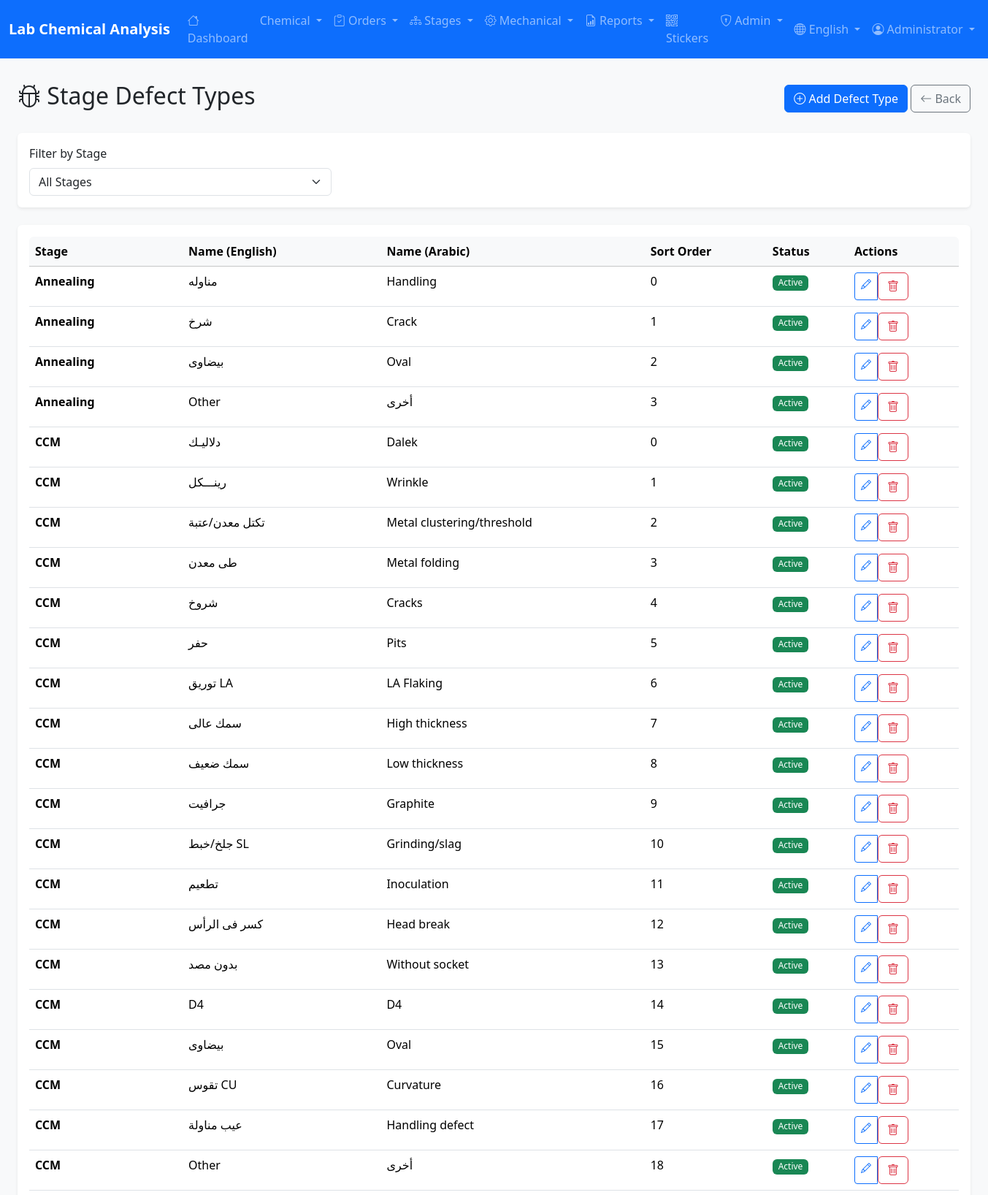
The page /admin/defect-types (signed in, upper part) on the database its author committed.
### app/models/user.py (models this page shows, shortened)
class User(UserMixin, db.Model):
    __tablename__ = 'users'
    id = db.Column(db.Integer, primary_key=True)
    username = db.Column(db.String(50), unique=True, nullable=False, index=True)
    password_hash = db.Column(db.String(255), nullable=False)
    full_name = db.Column(db.String(100))
    full_name_ar = db.Column(db.String(100))  # Arabic name
    email = db.Column(db.String(120), unique=True)
    role = db.Column(db.String(20), nullable=False, default='viewer')
    department = db.Column(db.String(50))  # Lab, Production, QC
    is_active = db.Column(db.Boolean, default=True)
    last_login = db.Column(db.DateTime)
    created_at = db.Column(db.DateTime, default=datetime.utcnow)
    updated_at = db.Column(db.DateTime, default=datetime.utcnow, onupdate=datetime.utcnow)
    ROLE_ADMIN = 'admin'
    ROLE_SUPERVISOR = 'supervisor'
    ROLE_OPERATOR = 'operator'
    ROLE_VIEWER = 'viewer'
    ROLES = [ROLE_ADMIN, ROLE_SUPERVISOR, ROLE_OPERATOR, ROLE_VIEWER]
    DEPT_LAB = 'Lab'
    DEPT_PRODUCTION = 'Production'
    DEPT_QC = 'QC'
    DEPT_ADMIN = 'Admin'
    DEPARTMENTS = [DEPT_LAB, DEPT_PRODUCTION, DEPT_QC, DEPT_ADMIN]
    @property
    def is_admin(self):
        return self.role == self.ROLE_ADMIN

### app/models/stage_defect_type.py (models this page shows, shortened)
class StageDefectType(db.Model):
    __tablename__ = 'stage_defect_types'
    id = db.Column(db.Integer, primary_key=True)
    stage_name = db.Column(db.String(50), nullable=False, index=True)
    defect_name_en = db.Column(db.String(100), nullable=False)
    defect_name_ar = db.Column(db.String(100), nullable=False)
    is_active = db.Column(db.Boolean, default=True)
    sort_order = db.Column(db.Integer, default=0)
    created_at = db.Column(db.DateTime, default=datetime.utcnow)
    updated_at = db.Column(db.DateTime, default=datetime.utcnow, onupdate=datetime.utcnow)

### app/routes/admin.py (the view)
@admin_bp.route('/defect-types')
@login_required
@admin_required
def defect_types():
    stage_filter = request.args.get('stage', '')
    query = StageDefectType.query
    if stage_filter:
        query = query.filter_by(stage_name=stage_filter)
    defect_types_list = query.order_by(
        StageDefectType.stage_name,
        StageDefectType.sort_order
    ).all()
    stages = Pipe.STAGES
    return render_template('admin/defect_types.html',
                          defect_types=defect_types_list,
                          stages=stages,
                          selected_stage=stage_filter)

### app/__init__.py (called while the page is built)
def get_locale():
    locale = request.cookies.get('locale')
    if locale in ['ar', 'en']:
        return locale
    return request.accept_languages.best_match(['ar', 'en']) or 'en'

### app/routes/admin.py (called while the page is built)
def admin_required(f):
    @wraps(f)
    def decorated_function(*args, **kwargs):
        if not current_user.is_authenticated or not current_user.is_admin:
            flash('Access denied. Admin privileges required.', 'error')
            return redirect(url_for('main.index'))
        return f(*args, **kwargs)
    return decorated_function

### app/templates/admin/defect_types.html (shortened to what this page needs)
{% extends 'base.html' %}
{% block content %}
<div class="container-fluid">
    <div class="d-flex justify-content-between align-items-center mb-4">
        <h2>
            <i class="bi bi-bug"></i>
            {{ 'إدارة أنواع العيوب' if session.get('lang') == 'ar' else 'Stage Defect Types' }}
        </h2>
        <div>
            <a href="{{ url_for('admin.add_defect_type') }}" class="btn btn-primary">
                <i class="bi bi-plus-circle"></i>
                {{ 'إضافة نوع عيب' if session.get('lang') == 'ar' else 'Add Defect Type' }}
            </a>
            <a href="{{ url_for('admin.index') }}" class="btn btn-outline-secondary">
                <i class="bi bi-arrow-left"></i>
                {{ 'رجوع' if session.get('lang') == 'ar' else 'Back' }}
            </a>
        </div>
    </div>
    <div class="card border-0 shadow-sm mb-4">
        <div class="card-body">
            <form method="GET" class="row g-3">
                <div class="col-md-4">
                    <label class="form-label">{{ 'تصفية حسب المرحلة' if session.get('lang') == 'ar' else 'Filter by Stage' }}</label>
                    <select name="stage" class="form-select" onchange="this.form.submit()">
                        <option value="">{{ 'جميع المراحل' if session.get('lang') == 'ar' else 'All Stages' }}</option>
                    </select>
                </div>
            </form>
        </div>
    </div>
    <div class="card border-0 shadow-sm">
        <div class="card-body">
            <div class="table-responsive">
                <table class="table table-hover">
                    <thead class="table-light">
                        <tr>
                            <th>{{ 'المرحلة' if session.get('lang') == 'ar' else 'Stage' }}</th>
                            <th>{{ 'الاسم (إنجليزي)' if session.get('lang') == 'ar' else 'Name (English)' }}</th>
                            <th>{{ 'الاسم (عربي)' if session.get('lang') == 'ar' else 'Name (Arabic)' }}</th>
                            <th>{{ 'الترتيب' if session.get('lang') == 'ar' else 'Sort Order' }}</th>
                            <th>{{ 'الحالة' if session.get('lang') == 'ar' else 'Status' }}</th>
                            <th>{{ 'إجراءات' if session.get('lang') == 'ar' else 'Actions' }}</th>
                        </tr>
                    </thead>
                    <tbody>
                        {% for defect in defect_types %}
                        <tr>
                            <td><strong>{{ defect.stage_name }}</strong></td>
                            <td>{{ defect.defect_name_en }}</td>
                            <td>{{ defect.defect_name_ar }}</td>
                            <td>{{ defect.sort_order }}</td>
                            <td>
                                {% if defect.is_active %}
                                <span class="badge bg-success">{{ 'نشط' if session.get('lang') == 'ar' else 'Active' }}</span>
                                {% else %}
                                <span class="badge bg-secondary">{{ 'غير نشط' if session.get('lang') == 'ar' else 'Inactive' }}</span>
                                {% endif %}
                            </td>
                            <td>
                                <div class="btn-group btn-group-sm">
                                    <a href="{{ url_for('admin.edit_defect_type', id=defect.id) }}" class="btn btn-outline-primary">
                                        <i class="bi bi-pencil"></i>
                                    </a>
                                    <form method="POST" action="{{ url_for('admin.delete_defect_type', id=defect.id) }}"
                                          onsubmit="return confirm('{{ 'هل أنت متأكد من الحذف؟' if session.get('lang') == 'ar' else 'Are you sure you want to delete?' }}');" style="display: inline;">
                                        <button type="submit" class="btn btn-outline-danger">
                                            <i class="bi bi-trash"></i>
                                        </button>
                                    </form>
                                </div>
                            </td>
                        </tr>
                        {% endfor %}
                    </tbody>
                </table>
            </div>
        </div>
    </div>
</div>
{% endblock %}

### app/templates/base.html (shortened to what this page needs)
<!DOCTYPE html>
<html lang="{{ current_locale }}" dir="{{ 'rtl' if current_locale == 'ar' else 'ltr' }}">
<head>
    {% if current_locale == 'ar' %}
    <link href="https://cdn.jsdelivr.net/npm/bootstrap@5.3.2/dist/css/bootstrap.rtl.min.css" rel="stylesheet">
    {% else %}
    <link href="https://cdn.jsdelivr.net/npm/bootstrap@5.3.2/dist/css/bootstrap.min.css" rel="stylesheet">
    {% endif %}
    <link rel="stylesheet" href="https://cdn.jsdelivr.net/npm/bootstrap-icons@1.11.2/font/bootstrap-icons.min.css">
    <link rel="stylesheet" href="{{ url_for('static', filename='css/style.css') }}">
</head>
<body>
    <nav class="navbar navbar-expand-lg navbar-dark bg-primary sticky-top">
        <div class="container-fluid">
            <a class="navbar-brand" href="{{ url_for('main.index') }}">
                {% if current_locale == 'ar' %}
                مختبر التحليل الكيميائي
                {% else %}
                Lab Chemical Analysis
                {% endif %}
            </a>
            <div class="collapse navbar-collapse" id="navbarNav">
                {% if current_user.is_authenticated %}
                <ul class="navbar-nav me-auto">
                    <li class="nav-item">
                        <a class="nav-link" href="{{ url_for('main.index') }}">
                            <i class="bi bi-house"></i>
                            {{ 'الرئيسية' if current_locale == 'ar' else 'Dashboard' }}
                        </a>
                    </li>
                    <li class="nav-item dropdown">
                        <a class="nav-link dropdown-toggle" href="#" data-bs-toggle="dropdown">
                            {{ 'التحليل الكيميائي' if current_locale == 'ar' else 'Chemical' }}
                        </a>
                    </li>
                    <li class="nav-item dropdown">
                        <a class="nav-link dropdown-toggle" href="#" data-bs-toggle="dropdown">
                            <i class="bi bi-clipboard-check"></i>
                            {{ 'أوامر الإنتاج' if current_locale == 'ar' else 'Orders' }}
                        </a>
                    </li>
                    <li class="nav-item dropdown">
                        <a class="nav-link dropdown-toggle" href="#" data-bs-toggle="dropdown">
                            <i class="bi bi-diagram-3"></i>
                            {{ 'مراحل الإنتاج' if current_locale == 'ar' else 'Stages' }}
                        </a>
                    </li>
                    <li class="nav-item dropdown">
                        <a class="nav-link dropdown-toggle" href="#" data-bs-toggle="dropdown">
                            <i class="bi bi-gear"></i>
                            {{ 'الاختبارات الميكانيكية' if current_locale == 'ar' else 'Mechanical' }}
                        </a>
                    </li>
                    <li class="nav-item dropdown">
                        <a class="nav-link dropdown-toggle" href="#" data-bs-toggle="dropdown">
                            <i class="bi bi-file-earmark-bar-graph"></i>
                            {{ 'التقارير' if current_locale == 'ar' else 'Reports' }}
                        </a>
                    </li>
                    <li class="nav-item">
                        <a class="nav-link" href="{{ url_for('stickers.index') }}">
                            <i class="bi bi-qr-code"></i>
                            {{ 'الملصقات' if current_locale == 'ar' else 'Stickers' }}
                        </a>
                    </li>
                    {% if current_user.is_admin %}
                    <li class="nav-item dropdown">
                        <a class="nav-link dropdown-toggle" href="#" data-bs-toggle="dropdown">
                            <i class="bi bi-shield-lock"></i>
                            {{ 'الإدارة' if current_locale == 'ar' else 'Admin' }}
                        </a>
                    </li>
                    {% endif %}
                </ul>
                <ul class="navbar-nav">
                    <li class="nav-item dropdown">
                        <a class="nav-link dropdown-toggle" href="#" data-bs-toggle="dropdown">
                            <i class="bi bi-globe"></i>
                            {{ 'العربية' if current_locale == 'ar' else 'English' }}
                        </a>
                    </li>
                    <li class="nav-item dropdown">
                        <a class="nav-link dropdown-toggle" href="#" data-bs-toggle="dropdown">
                            <i class="bi bi-person-circle"></i>
                            {{ current_user.full_name or current_user.username }}
                        </a>
                    </li>
                </ul>
                {% endif %}
            </div>
        </div>
    </nav>
    <main class="container-fluid py-3">
        {% block content %}{% endblock %}
    </main>
</body>
</html>

### app/static/css/style.css (style rules this page uses)
body { background-color: #f8f9fa; min-height: 100vh; display: flex; flex-direction: column; }
main { flex: 1; }
.card { transition: box-shadow 0.2s ease-in-out; }
.table th { white-space: nowrap; }
.table-hover tbody tr { cursor: pointer; }
.badge { font-weight: 500; }
.navbar-brand { font-weight: 600; }
.table-responsive { border-radius: 0.375rem; }

### rows shown on the page
User: full_name "Administrator"
StageDefectType: stage_name "Annealing", defect_name_en "مناوله", defect_name_ar "Handling", sort_order "0", value "Active"
StageDefectType: stage_name "Annealing", defect_name_en "شرخ", defect_name_ar "Crack", sort_order "1", value "Active"
StageDefectType: stage_name "Annealing", defect_name_en "بيضاوى", defect_name_ar "Oval", sort_order "2", value "Active"
StageDefectType: stage_name "Annealing", defect_name_en "Other", defect_name_ar "أخرى", sort_order "3", value "Active"
StageDefectType: stage_name "CCM", defect_name_en "دلاليـك", defect_name_ar "Dalek", sort_order "0", value "Active"
StageDefectType: stage_name "CCM", defect_name_en "رينـــكل", defect_name_ar "Wrinkle", sort_order "1", value "Active"
StageDefectType: stage_name "CCM", defect_name_en "تكتل معدن/عتبة", defect_name_ar "Metal clustering/threshold", sort_order "2", value "Active"
StageDefectType: stage_name "CCM", defect_name_en "طى معدن", defect_name_ar "Metal folding", sort_order "3", value "Active"
StageDefectType: stage_name "CCM", defect_name_en "شروخ", defect_name_ar "Cracks", sort_order "4", value "Active"
StageDefectType: stage_name "CCM", defect_name_en "حفر", defect_name_ar "Pits", sort_order "5", value "Active"
StageDefectType: stage_name "CCM", defect_name_en "توريق LA", defect_name_ar "LA Flaking", sort_order "6", value "Active"
StageDefectType: stage_name "CCM", defect_name_en "سمك عالى", defect_name_ar "High thickness", sort_order "7", value "Active"
StageDefectType: stage_name "CCM", defect_name_en "سمك ضعيف", defect_name_ar "Low thickness", sort_order "8", value "Active"
StageDefectType: stage_name "CCM", defect_name_en "جرافيت", defect_name_ar "Graphite", sort_order "9", value "Active"
StageDefectType: stage_name "CCM", defect_name_en "جلخ/خبط SL", defect_name_ar "Grinding/slag", sort_order "10", value "Active"
StageDefectType: stage_name "CCM", defect_name_en "تطعيم", defect_name_ar "Inoculation", sort_order "11", value "Active"
StageDefectType: stage_name "CCM", defect_name_en "كسر فى الرأس", defect_name_ar "Head break", sort_order "12", value "Active"
StageDefectType: stage_name "CCM", defect_name_en "بدون مصد", defect_name_ar "Without socket", sort_order "13", value "Active"
StageDefectType: stage_name "CCM", defect_name_en "D4", defect_name_ar "D4", sort_order "14", value "Active"
StageDefectType: stage_name "CCM", defect_name_en "بيضاوى", defect_name_ar "Oval", sort_order "15", value "Active"
StageDefectType: stage_name "CCM", defect_name_en "تقوس CU", defect_name_ar "Curvature", sort_order "16", value "Active"
StageDefectType: stage_name "CCM", defect_name_en "عيب مناولة", defect_name_ar "Handling defect", sort_order "17", value "Active"
StageDefectType: stage_name "CCM", defect_name_en "Other", defect_name_ar "أخرى", sort_order "18", value "Active"

### other values the page prints
{{ 'الرئيسية' if current_locale == 'ar' else 'Dashboard' }} "Dashboard"
{{ 'التحليل الكيميائي' if current_locale == 'ar' else 'Chemical' }} "Chemical"
{{ 'أوامر الإنتاج' if current_locale == 'ar' else 'Orders' }} "Orders"
{{ 'مراحل الإنتاج' if current_locale == 'ar' else 'Stages' }} "Stages"
{{ 'الاختبارات الميكانيكية' if current_locale == 'ar' else 'Mechanical' }} "Mechanical"
{{ 'التقارير' if current_locale == 'ar' else 'Reports' }} "Reports"
{{ 'الملصقات' if current_locale == 'ar' else 'Stickers' }} "Stickers"
{{ 'الإدارة' if current_locale == 'ar' else 'Admin' }} "Admin"
{{ 'العربية' if current_locale == 'ar' else 'English' }} "English"
{{ 'إضافة نوع عيب' if session.get('lang') == 'ar' else 'Add Defect Type' }} "Add Defect Type"
{{ 'رجوع' if session.get('lang') == 'ar' else 'Back' }} "Back"
{{ 'المرحلة' if session.get('lang') == 'ar' else 'Stage' }} "Stage"
{{ 'الاسم (إنجليزي)' if session.get('lang') == 'ar' else 'Name (English)' }} "Name (English)"
{{ 'الاسم (عربي)' if session.get('lang') == 'ar' else 'Name (Arabic)' }} "Name (Arabic)"
{{ 'الترتيب' if session.get('lang') == 'ar' else 'Sort Order' }} "Sort Order"
